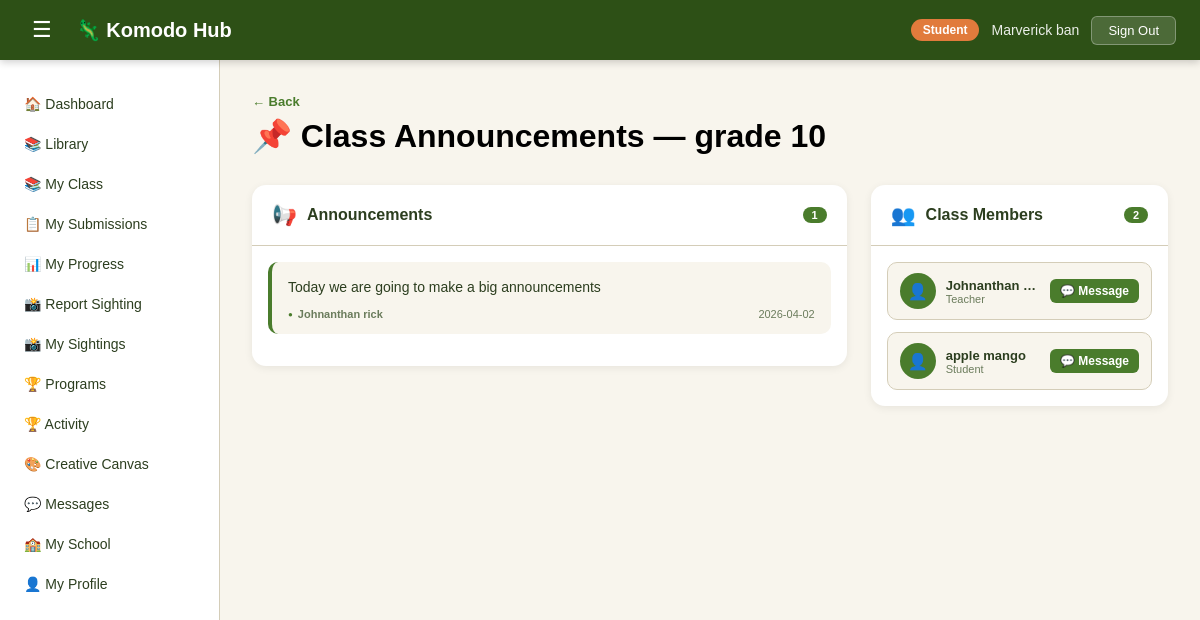
Page /my-notes/1 (signed in) on the committed database.
### tables this page shows
CREATE TABLE user(
    user_id INTEGER PRIMARY KEY AUTOINCREMENT,
    fullname TEXT NOT NULL,
    email TEXT NOT NULL,
    role TEXT,
    password TEXT NOT NULL,
    organization_id INTEGER, avatar TEXT, phone TEXT, location TEXT, created_at TIMESTAMP DEFAULT '2025-01-01', status TEXT DEFAULT 'active', points INTEGER DEFAULT 0,
    FOREIGN KEY (organization_id) REFERENCES organization(organization_id)
);

CREATE TABLE class (
    class_id INTEGER PRIMARY KEY AUTOINCREMENT,
    name TEXT NOT NULL,
    subject TEXT,
    organization_id INTEGER NOT NULL,
    teacher_id INTEGER,
    created_at TIMESTAMP DEFAULT CURRENT_TIMESTAMP,
    FOREIGN KEY (organization_id) REFERENCES organization(organization_id),
    FOREIGN KEY (teacher_id) REFERENCES user(user_id)
);

CREATE TABLE note (
    note_id           INTEGER PRIMARY KEY AUTOINCREMENT,
    class_id          INTEGER NOT NULL,
    created_by        INTEGER NOT NULL,
    target_student_id INTEGER,          -- NULL = class-wide announcement
    note_type         TEXT DEFAULT 'announcement',  -- 'announcement' | 'private'
    body              TEXT NOT NULL,
    created_at        DATETIME DEFAULT CURRENT_TIMESTAMP,
    FOREIGN KEY (class_id)          REFERENCES class(class_id),
    FOREIGN KEY (created_by)        REFERENCES user(user_id),
    FOREIGN KEY (target_student_id) REFERENCES user(user_id)
);

### app.py (the view)
@app.route('/my-notes/<int:class_id>')
def student_notes(class_id):
    if 'user_id' not in session:
        return redirect(url_for('login_get'))
    if session['role'] != 'student':
        return abort(403)
    enrolled = db.fetch_one(
        'SELECT * FROM class_enrollment WHERE class_id = ? AND student_id = ?',
        (class_id, session['user_id'])
    )
    if not enrolled:
        return abort(403)
    user = db.fetch_one('SELECT * FROM user WHERE user_id = ?', (session['user_id'],))
    cls  = db.fetch_one('SELECT * FROM class WHERE class_id = ?', (class_id,))
    announcements = db.fetch_query('''
        SELECT n.*, u.fullname as author_name
        FROM note n
        JOIN user u ON n.created_by = u.user_id
        WHERE n.class_id = ? AND n.target_student_id IS NULL
        ORDER BY n.created_at DESC
    ''', (class_id,))
    private_notes = db.fetch_query('''
        SELECT n.*, u.fullname as author_name
        FROM note n
        JOIN user u ON n.created_by = u.user_id
        WHERE n.class_id = ? AND n.target_student_id = ?
        ORDER BY n.created_at DESC
    ''', (class_id, session['user_id']))
    teacher = db.fetch_one(
        'SELECT user_id, fullname, avatar FROM user WHERE user_id = ?',
        (cls['teacher_id'],)
    ) if cls['teacher_id'] else None
    classmates = db.fetch_query('''
        SELECT u.user_id, u.fullname, u.avatar
        FROM class_enrollment ce
        JOIN user u ON ce.student_id = u.user_id
        WHERE ce.class_id = ? AND ce.student_id != ?
        ORDER BY u.fullname
    ''', (class_id, session['user_id']))
    return render_template('shared/student-notes.html',
        user=user,
        cls=dict(cls),
        announcements=[dict(a) for a in announcements],
        private_notes=[dict(n) for n in private_notes],
        teacher=dict(teacher) if teacher else None,
        classmates=[dict(c) for c in classmates]
    )

### app.py (called while the page is built)
@app.context_processor
def inject_enrolled_class():
    if session.get('role') == 'student' and session.get('user_id'):
        enrolled_class = db.fetch_one(
            'SELECT class_id FROM class_enrollment WHERE student_id = ? LIMIT 1',
            (session['user_id'],)
        )
        return {'enrolled_class': enrolled_class}
    return {'enrolled_class': None}

### database.py (called while the page is built)
def fetch_query(sql, params=()):
    with sqlite3.connect('Komodo_DB.db') as con:
        con.row_factory = sqlite3.Row
        cur = con.cursor()
        cur.execute(sql, params)
        rows = cur.fetchall()
        return rows

def fetch_one(sql, params=()):
    with sqlite3.connect('Komodo_DB.db') as con:
        con.row_factory = sqlite3.Row
        cur = con.cursor()
        cur.execute(sql, params)
        row = cur.fetchone()
        return row

### templates/shared/student-notes.html (shortened to what this page needs)
<!DOCTYPE html>
<html lang="en">
<head>
    <link rel="stylesheet" href="{{ url_for('static', filename='css/style.css') }}">
    <link rel="stylesheet" href="{{ url_for('static', filename='css/dashboard.css') }}">
    <link rel="stylesheet" href="{{ url_for('static', filename='css/tabs/student-notes.css') }}">
</head>
<body class="dashboard-body">
    {% include 'shared/navbar.html' %}
    <div class="dash-layout">
        {% include 'shared/sidebar.html' %}
        <main class="dash-main">
            <div class="page-header">
                <div>
                    <a href="javascript:history.back()" class="back-link">← Back</a>
                    <h1>📌 Class Announcements — {{ cls['name'] }}</h1>
                </div>
            </div>
            <div class="sn-layout">
                <div class="sn-col">
                    <div class="sn-col-header">
                        <span class="sn-col-icon">📢</span>
                        <h2>Announcements</h2>
                        <span class="sn-col-badge">{{ announcements|length }}</span>
                    </div>
                    <div class="sn-list">
                        {% if not announcements %}
                        <div class="sn-empty">
                            <span style="font-size:36px;">📭</span>
                            <p>No announcements yet.</p>
                            <p class="sn-empty-sub">Your teacher hasn't posted anything to the class yet.</p>
                        </div>
                        {% else %}
                        {% for a in announcements %}
                        <div class="sn-note-card announcement">
                            <div class="sn-note-body">{{ a['body'] }}</div>
                            <div class="sn-note-footer">
                                <span class="sn-author">
                                    <span class="sn-author-dot">●</span>
                                    {{ a['author_name'] }}
                                </span>
                                <span class="sn-date">{{ a['created_at'][:10] }}</span>
                            </div>
                        </div>
                        {% endfor %}
                        {% endif %}
                    </div>
                </div>
                <div class="sn-col">
                    <div class="sn-col-header">
                        <span class="sn-col-icon">👥</span>
                        <h2>Class Members</h2>
                        <span class="sn-col-badge">{{ (1 if teacher else 0) + classmates|length }}</span>
                    </div>
                    <div class="sn-list">
                        {% if teacher %}
                        <div class="sn-member-row">
                            <div class="sn-member-avatar">
                            </div>
                            <div class="sn-member-info">
                                <span class="sn-member-name">{{ teacher['fullname'] }}</span>
                                <span class="sn-member-role">Teacher</span>
                            </div>
                            <a href="/messages?open={{ teacher['user_id'] }}" class="btn-msg-member">💬 Message</a>
                        </div>
                        {% endif %}
                        {% for c in classmates %}
                        <div class="sn-member-row">
                            <div class="sn-member-avatar">
                            </div>
                            <div class="sn-member-info">
                                <span class="sn-member-name">{{ c['fullname'] }}</span>
                                <span class="sn-member-role">Student</span>
                            </div>
                            <a href="/messages?open={{ c['user_id'] }}" class="btn-msg-member">💬 Message</a>
                        </div>
                        {% endfor %}
                    </div>
                </div>
            </div>
        </main>
    </div>
</body>
</html>

### templates/shared/navbar.html
    <nav class="dash-nav">
        <div class="dash-nav-left">
            <button class="sidebar-toggle" onclick="toggleSidebar()">&#9776;</button>
            <a href="/dashboard/{{ user['role'] }}" class="dash-logo">&#129422; Komodo Hub</a>
        </div>
        <div class="dash-nav-right">
            <span class="nav-role-badge">{{ user['role'].replace('-', ' ').title() }}</span>
            <span class="nav-username">{{ user['fullname'] }}</span>
            <button class="btn-signout" onclick="signOut()">Sign Out</button>
        </div>
    </nav>

### static/css/style.css (style rules this page uses)
* { margin: 0; padding: 0; box-sizing: border-box; }
:root { --primary-green: #2D5016; --secondary-green: #4A7C2C; --accent-orange: #E17B3C; --light-bg: #F8F5ED; --white: #FFFFFF; --text-dark: #2C3E1F; --text-muted: #6B7C5C; --border-color: #D4CDB8; }
body { font-family: Arial, sans-serif; background-color: var(--light-bg); min-height: 100vh; display: flex; align-items: center; justify-content: center; padding: 20px; }

### static/css/dashboard.css (style rules this page uses)
.dashboard-body { display: block; padding: 0; background-color: var(--light-bg); min-height: 100vh; }
.dash-nav { background-color: var(--primary-green); color: var(--white); padding: 0 24px; height: 60px; display: flex; align-items: center; justify-content: space-between; position: sticky; top: 0; z-index: 100; box-shadow: 0 2px 8px rgba(0,0,0,0.2); }
.dash-nav-left { display: flex; align-items: center; gap: 16px; }
.dash-logo { color: var(--white); text-decoration: none; font-size: 20px; font-weight: bold; }
.sidebar-toggle { background: none; border: none; color: var(--white); font-size: 22px; cursor: pointer; padding: 4px 8px; border-radius: 4px; }
.dash-nav-right { display: flex; align-items: center; gap: 12px; }
.nav-role-badge { background-color: var(--accent-orange); color: var(--white); padding: 4px 12px; border-radius: 20px; font-size: 12px; font-weight: bold; }
.nav-username { font-size: 14px; color: rgba(255,255,255,0.9); }
.btn-signout { background-color: rgba(255,255,255,0.15); color: var(--white); border: 1px solid rgba(255,255,255,0.3); padding: 6px 16px; border-radius: 6px; font-size: 13px; cursor: pointer; }
.dash-layout { display: flex; min-height: calc(100vh - 60px); }
.dash-main { flex: 1; padding: 32px; overflow-y: auto; }

### static/css/tabs/student-notes.css (style rules this page uses)
h1 { margin-bottom: 30px; }
.sn-layout { display: grid; grid-template-columns: 2fr 1fr; gap: 24px; align-items: start; }
.sn-col { background: var(--white); border-radius: 14px; box-shadow: 0 2px 8px rgba(0,0,0,0.07); overflow: hidden; }
.sn-col-header { display: flex; align-items: center; gap: 10px; padding: 18px 20px; border-bottom: 1px solid var(--border-color); }
.sn-col-icon { font-size: 20px; }
.sn-col-header h2 { font-size: 16px; font-weight: 700; color: var(--text-dark); flex: 1; }
.sn-col-badge { background: var(--secondary-green); color: #fff; font-size: 11px; font-weight: 700; padding: 2px 9px; border-radius: 20px; min-width: 22px; text-align: center; }
.sn-list { padding: 16px; display: flex; flex-direction: column; gap: 12px; min-height: 120px; }
.sn-note-card { border-radius: 10px; padding: 14px 16px; border-left: 4px solid var(--secondary-green); background: var(--light-bg); transition: transform 0.15s; }
.sn-note-body { font-size: 14px; color: var(--text-dark); line-height: 1.6; margin-bottom: 10px; white-space: pre-wrap; }
.sn-note-footer { display: flex; justify-content: space-between; align-items: center; font-size: 11px; color: var(--text-muted); }
.sn-author { display: flex; align-items: center; gap: 5px; font-weight: 600; }
.sn-author-dot { font-size: 8px; color: var(--secondary-green); }
.sn-date { font-size: 11px; color: var(--text-muted); }
.back-link { font-size: 13px; color: var(--secondary-green); text-decoration: none; font-weight: 600; display: inline-block; margin-bottom: 8px; transition: opacity 0.2s; }
.sn-member-row { display: flex; align-items: center; gap: 10px; padding: 10px 12px; background: var(--light-bg); border-radius: 10px; border: 1px solid var(--border-color); }
.sn-member-avatar { width: 36px; height: 36px; border-radius: 50%; background: var(--secondary-green); display: flex; align-items: center; justify-content: center; font-size: 16px; overflow: hidden; flex-shrink: 0; }
.sn-member-info { display: flex; flex-direction: column; flex: 1; min-width: 0; }
.sn-member-name { font-size: 13px; font-weight: 700; color: var(--text-dark); white-space: nowrap; overflow: hidden; text-overflow: ellipsis; }
.sn-member-role { font-size: 11px; color: var(--text-muted); }
.btn-msg-member { display: inline-flex; align-items: center; gap: 4px; padding: 5px 10px; background: var(--secondary-green); color: var(--white); border: none; border-radius: 6px; font-size: 12px; font-weight: 700; text-decoration: none; white-space: nowrap; transition: background 0.2s; flex-shrink: 0; }

### rows in the picture
user: role.replace "Student", fullname "Marverick ban"
class: name "grade 10"
note: body "Today we are going to make a big announcements", author_name "Johnanthan rick", created_at "2026-04-02"
user: fullname "Johnanthan…"
user: fullname "apple mango"

### other values in the picture
{{ announcements|length }} "1"
{{ (1 if teacher else 0) + classmates|length }} "2"
